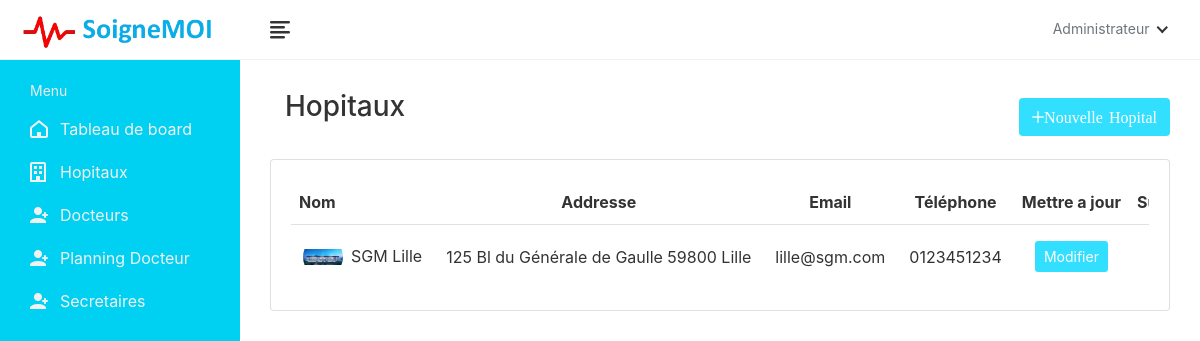
The page /hospital/list/ (signed in) on the database its author committed.
### book/models.py (models this page shows, shortened)
class Hospital(models.Model):
    hospital_id = models.AutoField(primary_key=True)
    name = models.CharField(max_length=200, null=True, blank=True)
    address = models.CharField(max_length=200, null=True, blank=True)
    featured_image = models.ImageField(upload_to='hospitals/', default='hospitals/default.png', null=True, blank=True)
    description = models.TextField(null=True, blank=True)
    email = models.EmailField(max_length=200, null=True, blank=True)
    phone_number = models.CharField(max_length=10,null=True, blank=True)

### book/views.py (the view)
# urls.py: path('hospital/list/', HospitalListView.as_view(), name='hospital-list'),
class HospitalListView(LoginRequiredMixin, View):
    template_name = 'book/administration/hospital/hospital-list.html'
    def get(self, request, *args, **kwargs):
        hospitals = Hospital.objects.all()
        context = {'hospitals': hospitals}
        return render(request, self.template_name, context)

### templates/book/administration/hospital/hospital-list.html (shortened to what this page needs)
{% extends 'book/administration/admin-base.html' %}
{% load static %}
{% block content %}
{% load static %}
<body>
    <div class="main-wrapper">
        <div class="page-wrapper">
            <div class="content container-fluid">
                <div class="">
                    <a href="{% url 'add-hospital' %}" class="fe fe-plus btn float-right mt-2" style="background-color: #32DFFF; color: white">Nouvelle Hopital</a>
                </div>
                <div class="page-header">
                    <div class="row">
                        <div class="col-sm-12">
                            <h3 class="page-title">Hopitaux</h3>
                        </div>
                    </div>
                </div>
                <div class="row">
                    <div class="col-sm-12">
                        <div class="card">
                            <div class="card-body">
                                <div class="table-responsive">
                                    <table class="datatable table table-hover table-center mb-0">
                                        <tr style="text-align: center;">
                                            <th style="text-align: left;">Nom</th>
                                            <th>Addresse</th>
                                            <th>Email</th>
                                            <th>Téléphone</th>
                                            <th>Mettre a jour</th>
                                            <th>Supprimer Hospital</th>
                                        </tr>
                                        {% for hospital in hospitals %}
                                        <tr style="text-align: center;">
                                            <td style="text-align: left;">
                                                <h2 class="table-avatar">
                                                    <a href="#" class="avatar avatar-sm mr-2"><img class="avatar-img rounded-circle" src="{{hospital.featured_image.url}}" alt="User Image"></a>
                                                    <a href="#">{{hospital.name}}</a>
                                                </h2>
                                            </td>
                                            <td>{{hospital.address}}</td>
                                            <td>{{hospital.email}}<br>
                                            <td>{{hospital.phone_number}}</td>
                                            <td><a href="{% url 'edit-hospital' pk=hospital.hospital_id %}" class="btn btn-sm" style="background-color: #32DFFF; color: white;">Modifier</a></td>
                                            <td class="text-center">
                                                <div class="actions">
                                                </div>
                                            </td>
                                        </tr>
                                        {% endfor %}
                                    </table>
                                </div>
                            </div>
                        </div>
                    </div>
                </div>
            </div>
        </div>
    </div>
</body>
{% endblock content %}

### static/SYSTEM/css/style.css (style rules this page uses)
html { height: 100%; }
body { background-color: #e6f2ff; color: #333; font-family: 'Mada', sans-serif; font-size: 1rem; height: 100%; line-height: 1.5; overflow-x: hidden; }
h1, h2, h3, h4, h5, h6 { font-family: 'Mada', sans-serif; margin-top: 0; }
a { color: #0dd9f9; }
input, button, a { transition: all 0.4s ease; -moz-transition: all 0.4s ease; -o-transition: all 0.4s ease; -ms-transition: all 0.4s ease; -webkit-transition: all 0.4s ease; }
.table { color: #333; max-width: 100%; margin-bottom: 0; width: 100%; }
.table.no-border > tbody > tr > td, .table > tbody > tr > th, .table.no-border > tfoot > tr > td, .table.no-border > tfoot > tr > th, .table.no-border > thead > tr > td, .table.no-border > thead > tr > th { border-top: 0; padding: 10px 8px; }
table.table td h2 { display: inline-block; font-size: inherit; font-weight: 400; margin: 0; padding: 0; vertical-align: middle; }
table.table td h2.table-avatar { align-items: center; display: inline-flex; font-size: inherit; font-weight: 400; margin: 0; padding: 0; vertical-align: middle; white-space: nowrap; }
table.table td h2 a { color: #333; }
.table tbody tr { border-bottom: 1px solid rgba(0, 0, 0, 0.05); }
.table tbody tr:last-child { border-color: transparent; }
.table.table-center td, .table.table-center th { vertical-align: middle; }
.card { border: 1px solid #f0f0f0; margin-bottom: 1.875rem; }
.card-body { padding: 1.5rem; }
.table-responsive { white-space: nowrap; }
.avatar { position: relative; display: inline-block; width: 3rem; height: 3rem }
.avatar > img { width: 100%; height: 100%; -o-object-fit: contain; object-fit: contain; }
.avatar-sm { width: 2.5rem; height: 2.5rem; }
.main-wrapper { width: 100%; height: 100vh; min-height: 100vh; }
.page-wrapper { margin-left: 240px; padding-top: 60px; position: relative; transition: all 0.4s ease; }
.page-wrapper > .content { padding: 1.875rem 1.875rem 0; }
.page-header { margin-bottom: 1.875rem; }
.page-title { color: #333; margin-bottom: 5px; }

### rows shown on the page
Hospital: featured_image (picture), name "SGM Lille", address "125 Bl du Générale de Gaulle 59800 Lille", email "lille@sgm.com", phone_number "0123451234"
